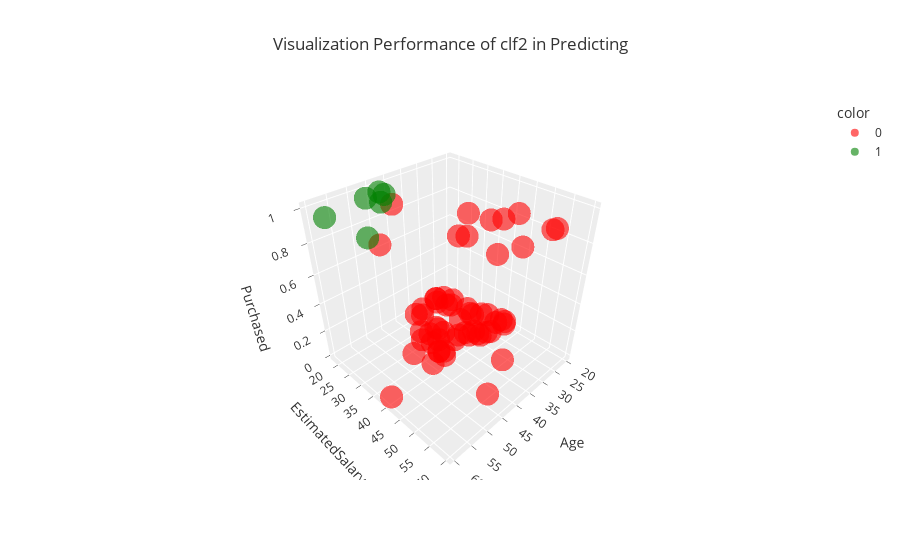

The notebook cell saved with this chart:
### Markdown cell above
<div style="color:orange;
           display:fill;
           border-radius:5px;
           font-family:Verdana;
           letter-spacing:0.5px;
           background-color:black;
            text-align:center;
            padding: 1px;">

<h1 id="head7">
    <p style="padding: 6px;
              font-size:100%;
              color:orange;
              text-align:center;">
              7. Visualization Final Model
</p>
</h1>
</div>

### Code cell
%matplotlib inline
x_train, x_test, y_train, y_test = train_test_split(x2, y2, test_size=0.2, random_state=0)
x_test = np.concatenate((x_test, y_test), axis=1)
x_test = pd.DataFrame(x_test, columns=['Gender', 'Age', 'EstimatedSalary', 'Purchased'])

fig = px.scatter_3d(
    data_frame= x_test,
    x=x_test.Age,
    y=x_test.EstimatedSalary,
    z=x_test.Purchased,
    color=clf2.predict(x_test.drop('Purchased', axis=1)).astype(str),
    color_discrete_sequence={0:'red', 1:'green'},
    template='ggplot2',
    opacity=0.6,
    height=700,
    title=f'Visualization Performance of clf2 in Predicting')

pio.show(fig)

### Figure 1 — Plotly figure (JSON) as saved in the notebook; plotly's stock layout.template omitted (floating-point values rounded to 4 significant figures)
{"data": [{"hovertemplate": "color=0<br>Age=%{x}<br>EstimatedSalary=%{y}<br>Purchased=%{z}<extra></extra>", "legendgroup": "0", "marker": {"color": "red", "opacity": 0.6, "symbol": "circle"}, "mode": "markers", "name": "0", "scene": "scene", "showlegend": true, "type": "scatter3d", "x": [31, 45, 29, 24, 41, 32, 59, 47, 35, 46, 59, 33, 41, 38, 27, 40, 39, 24, 41, 26, 20, 38, 33, 42, 38, 32, 27, 43, 35, 31, 47, 24, 29, 20, 26, 22, 34, 21, 32, 28, 26, 23, 47, 32, 39, 36, 46, 40, 29, 21, 35, 23, 22, 41, 35, 25, 26, 35], "y": [35.42, 37.91, 38.22, 31.38, 35.73, 50.67, 40.71, 58.13, 35.42, 31.69, 39.16, 59.69, 29.2, 48.49, 19.56, 36.67, 43.2, 19.24, 35.73, 22.67, 38.84, 32.31, 34.8, 59.69, 28.89, 60, 39.47, 54.71, 31.07, 36.98, 28.58, 30.44, 36.67, 40.09, 40.09, 32.93, 21.11, 40.71, 49.73, 30.44, 18, 22.04, 48.49, 18.93, 26.4, 50.04, 49.73, 32, 39.16, 34.49, 27.96, 28.27, 38.53, 37.91, 19.56, 23.6, 18, 28.89], "z": [0, 0, 0, 0, 0, 1, 1, 1, 0, 0, 0, 1, 0, 1, 0, 0, 1, 0, 0, 0, 0, 0, 0, 1, 0, 1, 0, 0, 0, 0, 1, 0, 0, 0, 0, 0, 0, 0, 0, 0, 0, 0, 1, 0, 0, 1, 1, 0, 0, 0, 0, 0, 0, 0, 0, 0, 0, 0]}, {"hovertemplate": "color=1<br>Age=%{x}<br>EstimatedSalary=%{y}<br>Purchased=%{z}<extra></extra>", "legendgroup": "1", "marker": {"color": "green", "opacity": 0.6, "symbol": "circle"}, "mode": "markers", "name": "1", "scene": "scene", "showlegend": true, "type": "scatter3d", "x": [60, 49, 48, 45, 59, 45], "y": [23.91, 22.04, 26.09, 23.29, 36.98, 21.42], "z": [1, 1, 1, 1, 1, 1]}], "layout": {"autosize": true, "legend": {"title": {"text": "color"}, "tracegroupgap": 0}, "scene": {"aspectmode": "auto", "aspectratio": {"x": 1, "y": 1, "z": 1}, "camera": {"center": {"x": 0, "y": 0, "z": 0}, "eye": {"x": 1.404, "y": 1.404, "z": 1.404}, "projection": {"type": "perspective"}, "up": {"x": 0, "y": 0, "z": 1}}, "domain": {"x": [0, 1], "y": [0, 1]}, "xaxis": {"title": {"text": "Age"}, "type": "linear"}, "yaxis": {"title": {"text": "EstimatedSalary"}, "type": "linear"}, "zaxis": {"title": {"text": "Purchased"}, "type": "linear"}}, "title": {"text": "Visualization Performance of clf2 in Predicting"}}}
